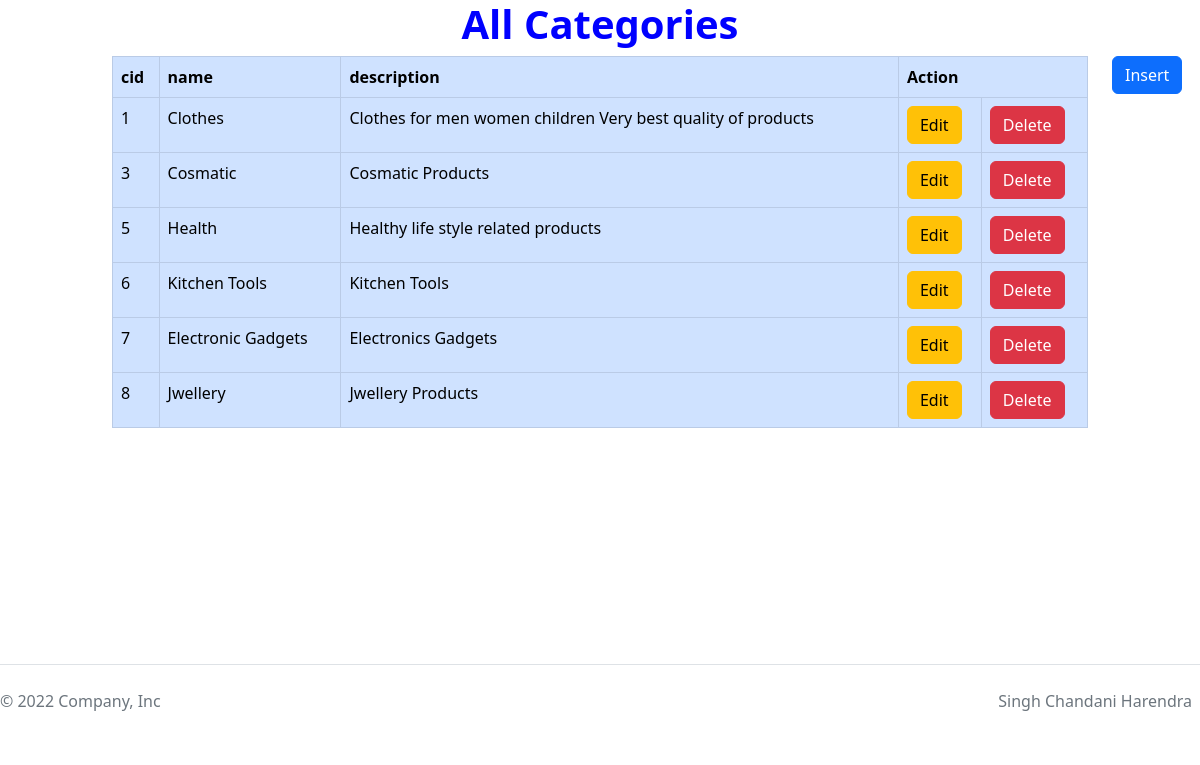
Page /A2Q2/categoryView.php on the committed database.
### tables this page shows
CREATE TABLE `sc_category` (
  `cid` int(5) NOT NULL,
  `name` varchar(30) NOT NULL,
  `description` varchar(100) NOT NULL,
  `photo` varchar(100) NOT NULL
);

### A2Q2/categoryView.php (the view, shortened to what this page needs)
<?php
include_once("header.php");
$con = mysqli_connect('localhost','root','','chandani');
?>
    <div class="container-fluid" style="min-height:80vh">
        <div class="row tableRow">
            <h1 class="title">All Categories</h1>
            <div class="col-md-1"></div>
            <div class="col-md-10">
                <table class="table table-hover table-primary table-bordered">
                <thaed>
                        <tr>
                            <td class="head">cid</td>
                            <td class="head">name</td>
                            <td class="head">description</td>
                            <td class="head" colspan="2">Action</td>
                        </tr>
                    </thaed>
                    <tbody>
                        <?php
                            $query = mysqli_query($con,"select * from sc_category");
                            while($row = mysqli_fetch_assoc($query)){
                                ?>
                                <tr>
                                    <td><?php echo $row['cid']?></td>
                                    <td><?php echo $row['name']?></td>
                                    <td><?php echo $row['description']?></td>
                                    <td><a href="categoryEdit.php?typeOfUser=Admin&action=edit&eid=<?php echo $row['cid']?>"><button class="btn btn-warning">Edit</button></a></td>
                                    <td><a href="categoryView.php?typeOfUser=Admin&action=delete&did=<?php echo $row['cid']?>"><button class="btn btn-danger">Delete</button></a></td>
                                </tr>
                                <?php
                            }
                        ?>
                    </tbody>
                </table>
            </div>
            <div class="col-md-1">
            <a href="categoryInsert.php?typeOfUser=Admin"><button class="btn btn-primary">Insert</button></a>
            </div>
        </div>
    </div>
<?php
include_once("footer.php");
?>

### A2Q2/header.php (shortened to what this page needs)
<!DOCTYPE html>
<html lang="en">
<head>
    <link href="https://cdn.jsdelivr.net/npm/bootstrap@5.2.0/dist/css/bootstrap.min.css" rel="stylesheet">
    <link rel="stylesheet" href="./css/style.css">
</head>
<body>

### A2Q2/footer.php (shortened to what this page needs)
    <div class="containerfluid">
        <footer class="d-flex flex-wrap justify-content-between align-items-center py-3 my-4 border-top">
            <p class="col-md-4 mb-0 text-muted">&copy; 2022 Company, Inc</p>
            <a href="/" class="col-md-4 d-flex align-items-center justify-content-center mb-3 mb-md-0 me-md-auto link-dark text-decoration-none">
                <svg class="bi me-2" width="40" height="32"></svg>
            </a>
            <ul class="nav col-md-4 justify-content-end">
                <li class="nav-item"><a href="#" class="nav-link px-2 text-muted">Singh Chandani Harendra</a></li>
            </ul>
        </footer>
    </div>
</body>
</html>

### A2Q2/css/style.css (style rules this page uses)
.title { text-align: center; font-weight: bold; color:blue; }
tr .head { font-weight: bold; }

### rows in the picture
sc_category: cid "1", name "Clothes", description "Clothes for men women children Very best quality of products"
sc_category: cid "3", name "Cosmatic", description "Cosmatic Products"
sc_category: cid "5", name "Health", description "Healthy life style related products"
sc_category: cid "6", name "Kitchen Tools", description "Kitchen Tools"
sc_category: cid "7", name "Electronic Gadgets", description "Electronics Gadgets"
sc_category: cid "8", name "Jwellery", description "Jwellery Products"
